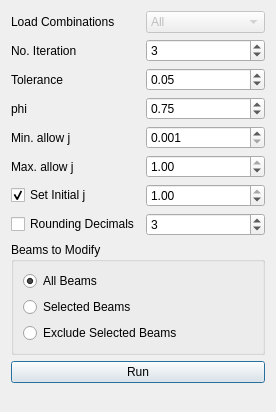
<?xml version="1.0" encoding="UTF-8"?>
<ui version="4.0">
 <class>Dialog</class>
 <widget class="QDialog" name="Dialog">
  <property name="geometry">
   <rect>
    <x>0</x>
    <y>0</y>
    <width>276</width>
    <height>412</height>
   </rect>
  </property>
  <property name="windowTitle">
   <string>beam torsion options</string>
  </property>
  <layout class="QVBoxLayout" name="verticalLayout">
   <item>
    <layout class="QGridLayout" name="gridLayout">
     <item row="0" column="1">
      <widget class="QComboBox" name="load_combination_box">
       <property name="enabled">
        <bool>false</bool>
       </property>
       <item>
        <property name="text">
         <string>All</string>
        </property>
       </item>
      </widget>
     </item>
     <item row="2" column="0">
      <widget class="QLabel" name="label_4">
       <property name="text">
        <string>Tolerance</string>
       </property>
      </widget>
     </item>
     <item row="5" column="0">
      <widget class="QLabel" name="label_6">
       <property name="text">
        <string>Max. allow j</string>
       </property>
      </widget>
     </item>
     <item row="3" column="1">
      <widget class="QDoubleSpinBox" name="phi_spinbox">
       <property name="maximum">
        <double>1.000000000000000</double>
       </property>
       <property name="singleStep">
        <double>0.050000000000000</double>
       </property>
       <property name="value">
        <double>0.750000000000000</double>
       </property>
      </widget>
     </item>
     <item row="1" column="0">
      <widget class="QLabel" name="label_3">
       <property name="text">
        <string>No. Iteration</string>
       </property>
      </widget>
     </item>
     <item row="4" column="1">
      <widget class="QDoubleSpinBox" name="minj_spinbox">
       <property name="decimals">
        <number>3</number>
       </property>
       <property name="minimum">
        <double>0.001000000000000</double>
       </property>
       <property name="maximum">
        <double>1.000000000000000</double>
       </property>
       <property name="singleStep">
        <double>0.010000000000000</double>
       </property>
       <property name="value">
        <double>0.001000000000000</double>
       </property>
      </widget>
     </item>
     <item row="5" column="1">
      <widget class="QDoubleSpinBox" name="maxj_spinbox">
       <property name="minimum">
        <double>0.010000000000000</double>
       </property>
       <property name="maximum">
        <double>1.000000000000000</double>
       </property>
       <property name="singleStep">
        <double>0.010000000000000</double>
       </property>
       <property name="value">
        <double>1.000000000000000</double>
       </property>
      </widget>
     </item>
     <item row="4" column="0">
      <widget class="QLabel" name="label_5">
       <property name="text">
        <string>Min. allow j</string>
       </property>
      </widget>
     </item>
     <item row="2" column="1">
      <widget class="QDoubleSpinBox" name="tolerance_spinbox">
       <property name="minimum">
        <double>0.010000000000000</double>
       </property>
       <property name="maximum">
        <double>0.500000000000000</double>
       </property>
       <property name="singleStep">
        <double>0.010000000000000</double>
       </property>
       <property name="value">
        <double>0.050000000000000</double>
       </property>
      </widget>
     </item>
     <item row="0" column="0">
      <widget class="QLabel" name="label">
       <property name="text">
        <string>Load Combinations</string>
       </property>
      </widget>
     </item>
     <item row="1" column="1">
      <widget class="QSpinBox" name="iteration_spinbox">
       <property name="minimum">
        <number>1</number>
       </property>
       <property name="value">
        <number>3</number>
       </property>
      </widget>
     </item>
     <item row="6" column="1">
      <widget class="QDoubleSpinBox" name="initial_spinbox">
       <property name="minimum">
        <double>0.010000000000000</double>
       </property>
       <property name="maximum">
        <double>1.000000000000000</double>
       </property>
       <property name="singleStep">
        <double>0.010000000000000</double>
       </property>
       <property name="value">
        <double>1.000000000000000</double>
       </property>
      </widget>
     </item>
     <item row="3" column="0">
      <widget class="QLabel" name="label_2">
       <property name="text">
        <string>phi</string>
       </property>
      </widget>
     </item>
     <item row="8" column="1">
      <widget class="QSpinBox" name="round_decimals">
       <property name="minimum">
        <number>1</number>
       </property>
       <property name="maximum">
        <number>10</number>
       </property>
       <property name="value">
        <number>3</number>
       </property>
      </widget>
     </item>
     <item row="6" column="0">
      <widget class="QCheckBox" name="initial_checkbox">
       <property name="text">
        <string>Set Initial j</string>
       </property>
       <property name="checked">
        <bool>true</bool>
       </property>
      </widget>
     </item>
     <item row="8" column="0">
      <widget class="QCheckBox" name="rounding">
       <property name="text">
        <string>Rounding Decimals</string>
       </property>
       <property name="checked">
        <bool>false</bool>
       </property>
      </widget>
     </item>
    </layout>
   </item>
   <item>
    <widget class="QGroupBox" name="groupBox">
     <property name="title">
      <string>Beams to Modify</string>
     </property>
     <layout class="QVBoxLayout" name="verticalLayout_2">
      <item>
       <widget class="QRadioButton" name="all_beams">
        <property name="text">
         <string>All Beams</string>
        </property>
        <property name="checked">
         <bool>true</bool>
        </property>
       </widget>
      </item>
      <item>
       <widget class="QRadioButton" name="selected_beams">
        <property name="text">
         <string>Selected Beams</string>
        </property>
       </widget>
      </item>
      <item>
       <widget class="QRadioButton" name="exclude_selected_beams">
        <property name="text">
         <string>Exclude Selected Beams</string>
        </property>
       </widget>
      </item>
     </layout>
    </widget>
   </item>
   <item>
    <widget class="QPushButton" name="run">
     <property name="text">
      <string>Run</string>
     </property>
     <property name="icon">
      <iconset resource="../civiltools.qrc">
       <normaloff>:/civiltools/images/run.svg</normaloff>:/civiltools/images/run.svg</iconset>
     </property>
     <property name="iconSize">
      <size>
       <width>60</width>
       <height>60</height>
      </size>
     </property>
    </widget>
   </item>
   <item>
    <spacer name="verticalSpacer">
     <property name="orientation">
      <enum>Qt::Vertical</enum>
     </property>
     <property name="sizeHint" stdset="0">
      <size>
       <width>20</width>
       <height>40</height>
      </size>
     </property>
    </spacer>
   </item>
  </layout>
 </widget>
 <tabstops>
  <tabstop>iteration_spinbox</tabstop>
  <tabstop>tolerance_spinbox</tabstop>
  <tabstop>phi_spinbox</tabstop>
  <tabstop>minj_spinbox</tabstop>
  <tabstop>maxj_spinbox</tabstop>
  <tabstop>initial_spinbox</tabstop>
  <tabstop>initial_checkbox</tabstop>
  <tabstop>load_combination_box</tabstop>
 </tabstops>
 <resources>
  <include location="../civiltools.qrc"/>
 </resources>
 <connections/>
</ui>
